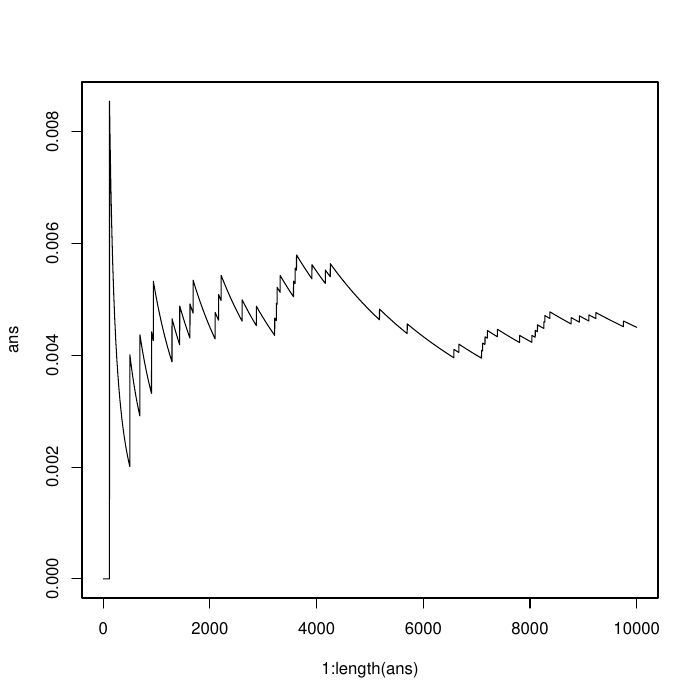

Recreate this plot in R.
install.packages("EstimationTools")
library("EstimationTools")

getEstimator <- function(values){
	result <- maxlogL(values, dist = 'dbinom', start = c(size = 40, prob = 0.4)) # Size = 40 porque son 40 ensayos y prob inicial = 0.4 para ver si converge rápido a la proporción eficiente.
	#summary(result)
	return(result$fit$par)
}

getTvalue <- function(frec, p, n) {
	return(sum((frec - n * p) * (frec - n * p) / (n * p)))
}

generateValues <- function(times, p){ # Transformada inversa + Biseccion para generar "times" valores en O(times * log(k))
	ans <- NULL
	F <- cumsum(p)
	for(i in 1 : times){
		U <- runif(1)
		lo <- 1
		hi <- length(F)
		while(lo < hi){
			mi <- lo + (hi - lo) %/% 2
			if(F[mi] < U){
				lo <- mi + 1
			} else {
				hi <- mi
			}
		}
		ans <- c(ans, lo - 1)
	}
	return(ans)
}

getPvalue <- function(size, times, t, p){
	k <- length(p)
	T <- rep(0, times)
	Y <- matrix(rep(0, times * size), nrow = times, ncol = size, byrow = TRUE)
	N <- matrix(rep(0, times * k), nrow = times, ncol = k, byrow = TRUE)
	for(j in 1 : times){
		Y[j, ] <- generateValues(size, p) # Genero en base a la probabilidad p
		for(a in Y[j, ]){
			N[j, a + 1] <- N[j, a + 1] + 1
		}
		estimators <- getEstimator(Y[j, ])
		s <- round(estimators[1])
		prob <- estimators[2]
		newp <- dbinom(0 : s, size = s, prob = prob)
		carry <- (N[j, ] - size * newp)
		T[j] <- sum(carry * carry / (size * newp))
	}
	Tp <- (T >= t)
	pvalue <- cumsum(Tp) / (1 : times)
	return(pvalue)
}

pdf("P1.pdf") 

# Binomial size = 40, p = ?

n <- 8

x <- c(25, 31, 17, 26, 12, 21, 18, 23)

estimators <- getEstimator(x)
size <- round(estimators[1])
prob <- estimators[2]

print(prob) # Imprimimos el estimador inicial de la probabilidad de éxito

p <- dbinom(0 : size, size = size, prob = prob)

frec <- rep(0, size + 1)

for(a in x){
	frec[a + 1] <- frec[a + 1] + 1
}

t <- getTvalue(frec, p, n)
print(t)
ans <- getPvalue(n, 10000, t, p)

plot(1 : length(ans), ans, type = "l")
print(ans[length(ans)])

